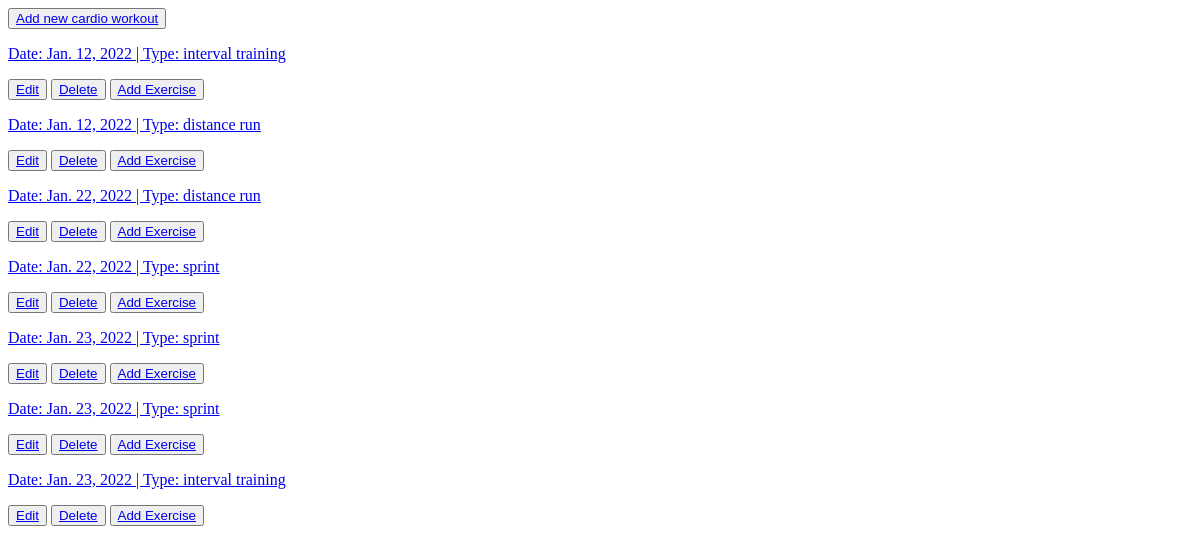
The app's page /cardio/, older data.
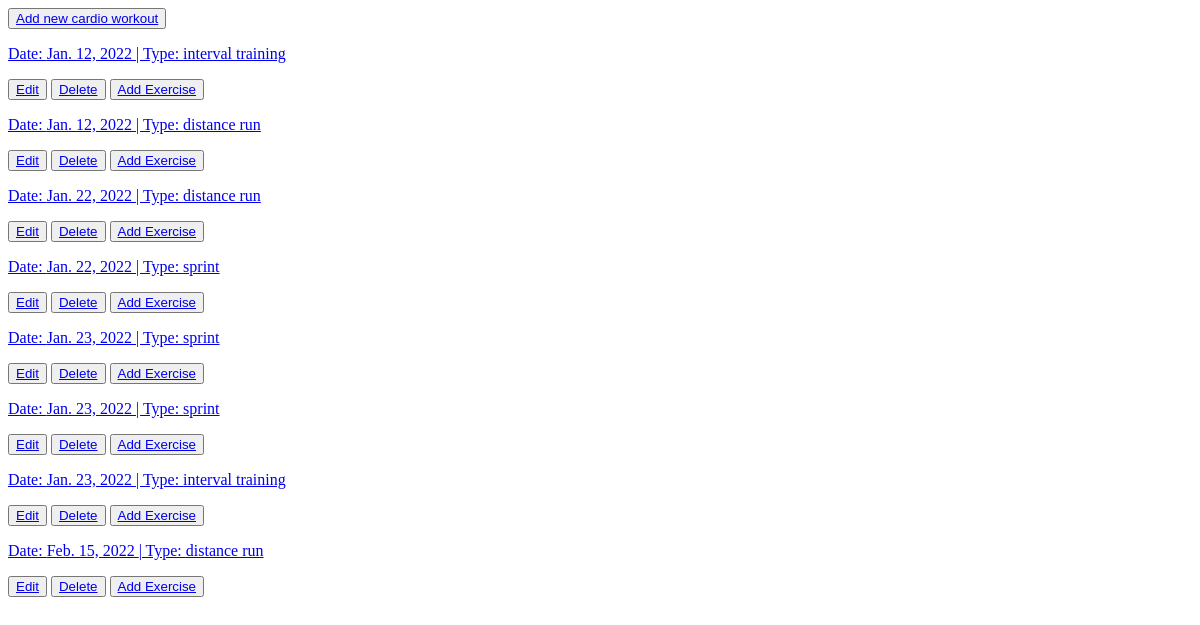
The same page, newer data.
### cardio/models.py (models this page shows, shortened)
class CardioWorkout(models.Model):
    CARDIO_EXERCISES = (
        ('interval training', 'interval training'),
        ('sprint', 'sprint'),
        ('distance run', 'distance run')
    )
    id = models.UUIDField(default=uuid.uuid4, primary_key=True, editable=False)
    cardio_type = models.CharField(max_length=200, null=False, blank=False, choices=CARDIO_EXERCISES, default="distance run")
    timestamp = models.DateField(auto_now_add=True)
    owner = models.ForeignKey(Profile, on_delete=models.SET_NULL, null=True)

### cardio/views.py (the view)
# urls.py: path('', views.cardioWorkouts, name='cardioworkouts'),
def cardioWorkouts(request):
    workouts = CardioWorkout.objects.all()
    context = {'workouts': workouts}
    return render(request, 'cardio/cardio_workouts.html', context)

### cardio/templates/cardio/cardio_workouts.html
{% extends 'main.html' %}
{% load static %}
{% block content %}
<button><a href="{% url 'createcardioworkout'%}">Add new cardio workout</a></button>
{% for workout in workouts %}
    <p><a href="{% url 'cardioworkout' workout.id %}">Date: {{workout.timestamp}} | Type: {{workout.cardio_type}}</a></p>
    <button><a href="{% url 'updatecardioworkout' workout.id %}">Edit</a></button>
    <button><a href="{% url 'deletecardioworkout' workout.id %}">Delete</a></button>
    <button><a href="{% url 'createcardioexercise' workout.id %}">Add Exercise</a></button>
{% endfor %}
{% endblock content %}

Row changes from the older to the newer data that the page shows:
added CardioWorkout: timestamp "Feb. 15, 2022", cardio_type "distance run"
